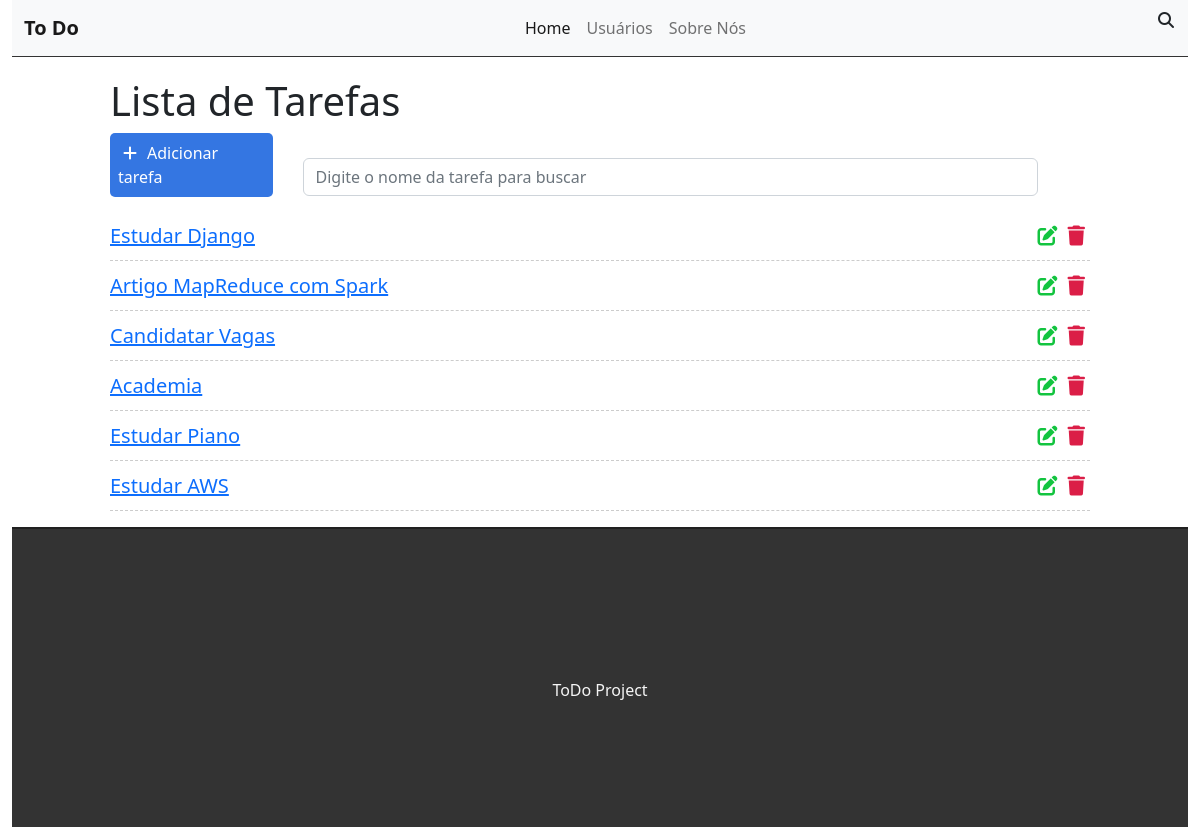
The app's page /, older data.
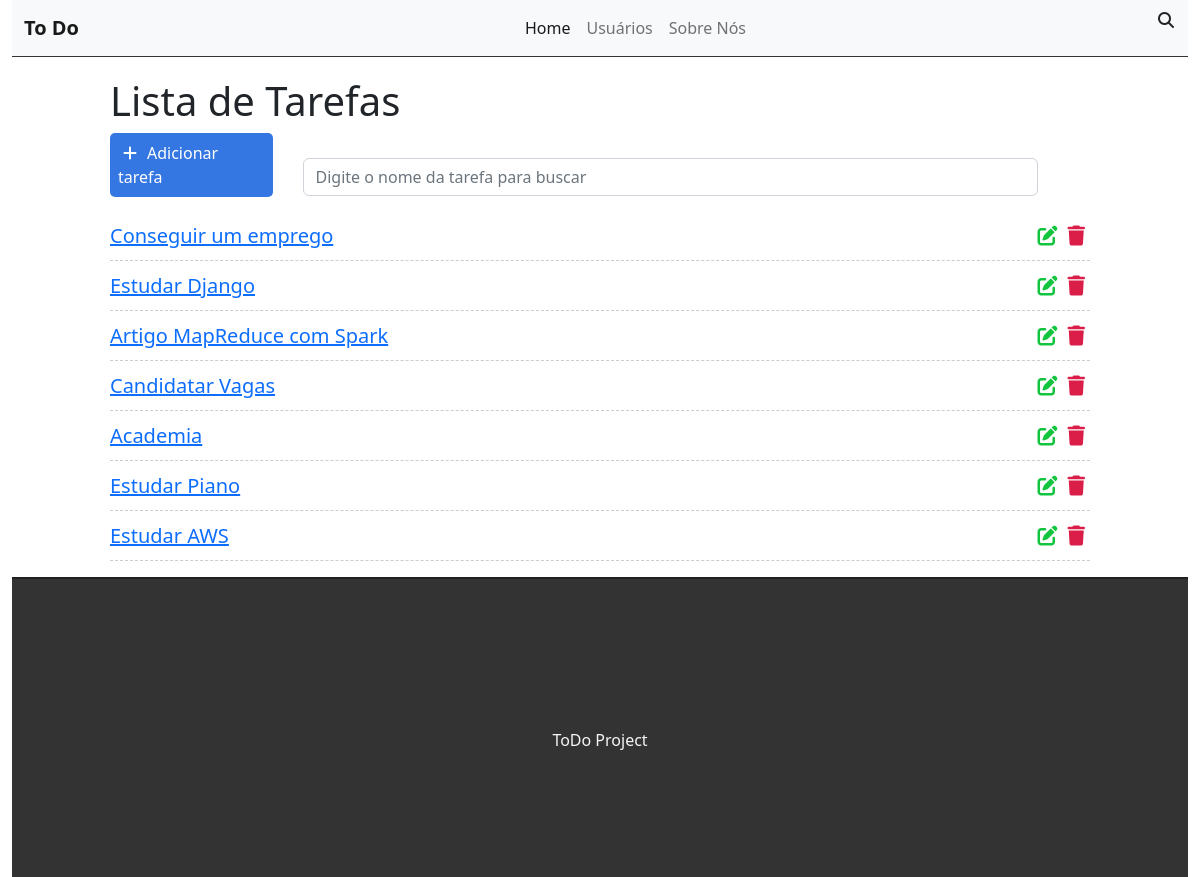
The same page, newer data.
### tasks/models.py (models this page shows, shortened)
class Task(models.Model):
    STATUS = (
        ('doing', 'Doing'),
        ('done', 'Done')
    )
    title = models.CharField(max_length=255)
    description = models.TextField(max_length=255)
    done = models.CharField(
        max_length=5,
        choices=STATUS
    )
    created_at = models.DateTimeField(auto_now_add=True)
    updated_at = models.DateTimeField(auto_now=True)

### tasks/views.py (the view)
# urls.py: path("", views.taskList, name='task-list'),
def taskList(request):
    tasks = Task.objects.all().order_by('-created_at')
    return render(request, 'tasks/list.html', {'tasks': tasks})

### tasks/templates/tasks/list.html (shortened to what this page needs)
{% extends 'base.html' %}
{% block content %}
<div class="offset-1 col-10 list-div">
    <h1>Lista de Tarefas</h1>
    <a id="add-link" href="newtask/">
        <div class="col-2 add-div">
            <span><i class="fas fa-plus item-plus"></i>Adicionar tarefa</span>
        </div>
    </a>
    <div class="col-9 search-div">
        <input class="form-control" type="text" id="search" name="search" placeholder="Digite o nome da tarefa para buscar">
        <i class="fas fa-search item-search"></i>
    </div>
    <ul class="task-list">
        {% for task in tasks %}
        <li class="task-item">
            <span><a href="/task/{{task.id}}">{{task.title}}</a></span>
            <span><i class="fas fa-trash item-fa item-trash"></i></span>
            <a href="edittask/{{task.id}}"><span><i class="fas fa-edit item-fa item-edit"></i></span></a>
        </li>
        {% endfor %}
    </ul>
</div>
{% endblock %}

Row changes from the older to the newer data that the page shows:
added Task: title "Conseguir um emprego"
